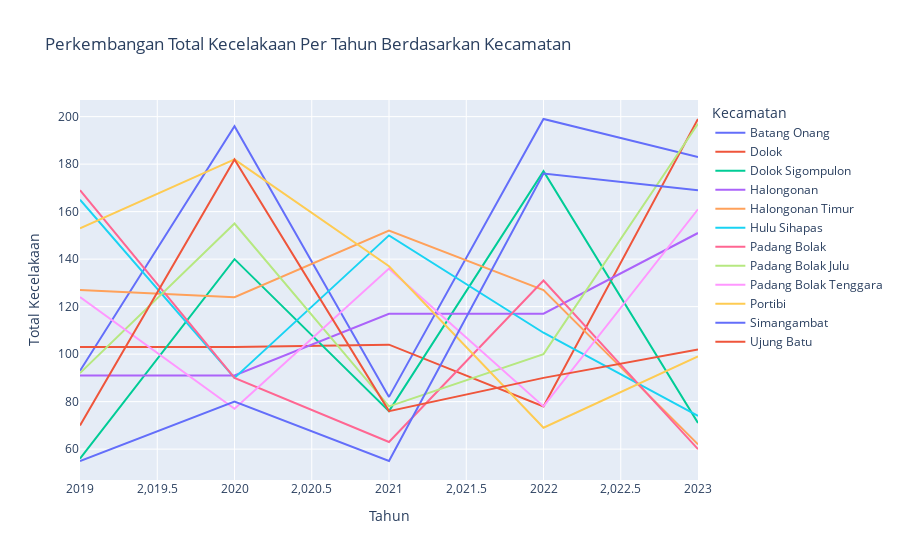

Notebook code for this chart:
### Code cell
# Mengelompokkan data berdasarkan kecamatan, tahun, dan menghitung total kecelakaan
total_accidents_by_year_kecamatan = df.groupby(['Tahun', 'Kecamatan']).agg({
    'Jumlah Kecelakaan': 'sum'
}).reset_index()

# Plot perkembangan total kecelakaan per tahun berdasarkan kecamatan dalam satu grafik line chart
fig = px.line(total_accidents_by_year_kecamatan, x='Tahun', y='Jumlah Kecelakaan', color='Kecamatan',
              title='Perkembangan Total Kecelakaan Per Tahun Berdasarkan Kecamatan',
              labels={'Jumlah Kecelakaan': 'Total Kecelakaan'})
fig.update_layout(xaxis_title='Tahun', yaxis_title='Total Kecelakaan', legend_title='Kecamatan')
fig.show()

### Figure 1 — Plotly figure (JSON) as saved in the notebook; plotly's stock layout.template omitted (floating-point values rounded to 4 significant figures)
{"data": [{"hovertemplate": "Kecamatan=Batang Onang<br>Tahun=%{x}<br>Total Kecelakaan=%{y}<extra></extra>", "legendgroup": "Batang Onang", "line": {"color": "#636efa", "dash": "solid"}, "marker": {"symbol": "circle"}, "mode": "lines", "name": "Batang Onang", "orientation": "v", "showlegend": true, "type": "scatter", "x": [2019, 2020, 2021, 2022, 2023], "xaxis": "x", "y": [93, 196, 82, 199, 183], "yaxis": "y"}, {"hovertemplate": "Kecamatan=Dolok<br>Tahun=%{x}<br>Total Kecelakaan=%{y}<extra></extra>", "legendgroup": "Dolok", "line": {"color": "#EF553B", "dash": "solid"}, "marker": {"symbol": "circle"}, "mode": "lines", "name": "Dolok", "orientation": "v", "showlegend": true, "type": "scatter", "x": [2019, 2020, 2021, 2022, 2023], "xaxis": "x", "y": [103, 103, 104, 78, 199], "yaxis": "y"}, {"hovertemplate": "Kecamatan=Dolok Sigompulon<br>Tahun=%{x}<br>Total Kecelakaan=%{y}<extra></extra>", "legendgroup": "Dolok Sigompulon", "line": {"color": "#00cc96", "dash": "solid"}, "marker": {"symbol": "circle"}, "mode": "lines", "name": "Dolok Sigompulon", "orientation": "v", "showlegend": true, "type": "scatter", "x": [2019, 2020, 2021, 2022, 2023], "xaxis": "x", "y": [56, 140, 76, 177, 71], "yaxis": "y"}, {"hovertemplate": "Kecamatan=Halongonan<br>Tahun=%{x}<br>Total Kecelakaan=%{y}<extra></extra>", "legendgroup": "Halongonan", "line": {"color": "#ab63fa", "dash": "solid"}, "marker": {"symbol": "circle"}, "mode": "lines", "name": "Halongonan", "orientation": "v", "showlegend": true, "type": "scatter", "x": [2019, 2020, 2021, 2022, 2023], "xaxis": "x", "y": [91, 91, 117, 117, 151], "yaxis": "y"}, {"hovertemplate": "Kecamatan=Halongonan Timur<br>Tahun=%{x}<br>Total Kecelakaan=%{y}<extra></extra>", "legendgroup": "Halongonan Timur", "line": {"color": "#FFA15A", "dash": "solid"}, "marker": {"symbol": "circle"}, "mode": "lines", "name": "Halongonan Timur", "orientation": "v", "showlegend": true, "type": "scatter", "x": [2019, 2020, 2021, 2022, 2023], "xaxis": "x", "y": [127, 124, 152, 127, 62], "yaxis": "y"}, {"hovertemplate": "Kecamatan=Hulu Sihapas<br>Tahun=%{x}<br>Total Kecelakaan=%{y}<extra></extra>", "legendgroup": "Hulu Sihapas", "line": {"color": "#19d3f3", "dash": "solid"}, "marker": {"symbol": "circle"}, "mode": "lines", "name": "Hulu Sihapas", "orientation": "v", "showlegend": true, "type": "scatter", "x": [2019, 2020, 2021, 2022, 2023], "xaxis": "x", "y": [165, 90, 150, 109, 74], "yaxis": "y"}, {"hovertemplate": "Kecamatan=Padang Bolak<br>Tahun=%{x}<br>Total Kecelakaan=%{y}<extra></extra>", "legendgroup": "Padang Bolak", "line": {"color": "#FF6692", "dash": "solid"}, "marker": {"symbol": "circle"}, "mode": "lines", "name": "Padang Bolak", "orientation": "v", "showlegend": true, "type": "scatter", "x": [2019, 2020, 2021, 2022, 2023], "xaxis": "x", "y": [169, 90, 63, 131, 60], "yaxis": "y"}, {"hovertemplate": "Kecamatan=Padang Bolak Julu<br>Tahun=%{x}<br>Total Kecelakaan=%{y}<extra></extra>", "legendgroup": "Padang Bolak Julu", "line": {"color": "#B6E880", "dash": "solid"}, "marker": {"symbol": "circle"}, "mode": "lines", "name": "Padang Bolak Julu", "orientation": "v", "showlegend": true, "type": "scatter", "x": [2019, 2020, 2021, 2022, 2023], "xaxis": "x", "y": [92, 155, 78, 100, 197], "yaxis": "y"}, {"hovertemplate": "Kecamatan=Padang Bolak Tenggara<br>Tahun=%{x}<br>Total Kecelakaan=%{y}<extra></extra>", "legendgroup": "Padang Bolak Tenggara", "line": {"color": "#FF97FF", "dash": "solid"}, "marker": {"symbol": "circle"}, "mode": "lines", "name": "Padang Bolak Tenggara", "orientation": "v", "showlegend": true, "type": "scatter", "x": [2019, 2020, 2021, 2022, 2023], "xaxis": "x", "y": [124, 77, 136, 78, 161], "yaxis": "y"}, {"hovertemplate": "Kecamatan=Portibi<br>Tahun=%{x}<br>Total Kecelakaan=%{y}<extra></extra>", "legendgroup": "Portibi", "line": {"color": "#FECB52", "dash": "solid"}, "marker": {"symbol": "circle"}, "mode": "lines", "name": "Portibi", "orientation": "v", "showlegend": true, "type": "scatter", "x": [2019, 2020, 2021, 2022, 2023], "xaxis": "x", "y": [153, 182, 137, 69, 99], "yaxis": "y"}, {"hovertemplate": "Kecamatan=Simangambat<br>Tahun=%{x}<br>Total Kecelakaan=%{y}<extra></extra>", "legendgroup": "Simangambat", "line": {"color": "#636efa", "dash": "solid"}, "marker": {"symbol": "circle"}, "mode": "lines", "name": "Simangambat", "orientation": "v", "showlegend": true, "type": "scatter", "x": [2019, 2020, 2021, 2022, 2023], "xaxis": "x", "y": [55, 80, 55, 176, 169], "yaxis": "y"}, {"hovertemplate": "Kecamatan=Ujung Batu<br>Tahun=%{x}<br>Total Kecelakaan=%{y}<extra></extra>", "legendgroup": "Ujung Batu", "line": {"color": "#EF553B", "dash": "solid"}, "marker": {"symbol": "circle"}, "mode": "lines", "name": "Ujung Batu", "orientation": "v", "showlegend": true, "type": "scatter", "x": [2019, 2020, 2021, 2022, 2023], "xaxis": "x", "y": [70, 182, 76, 90, 102], "yaxis": "y"}], "layout": {"legend": {"title": {"text": "Kecamatan"}, "tracegroupgap": 0}, "title": {"text": "Perkembangan Total Kecelakaan Per Tahun Berdasarkan Kecamatan"}, "xaxis": {"anchor": "y", "domain": [0, 1], "title": {"text": "Tahun"}}, "yaxis": {"anchor": "x", "domain": [0, 1], "title": {"text": "Total Kecelakaan"}}}}
